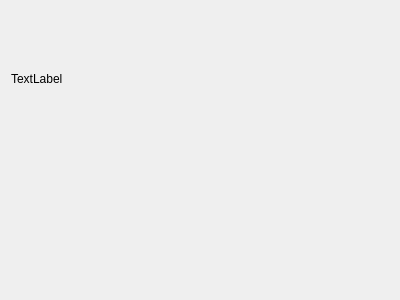
<?xml version="1.0" encoding="UTF-8"?>
<ui version="4.0">
 <class>Form</class>
 <widget class="QWidget" name="Form">
  <property name="geometry">
   <rect>
    <x>0</x>
    <y>0</y>
    <width>400</width>
    <height>300</height>
   </rect>
  </property>
  <property name="windowTitle">
   <string>Form</string>
  </property>
  <layout class="QVBoxLayout" name="verticalLayout">
   <item>
    <widget class="QLabel" name="imageScan">
     <property name="text">
      <string>TextLabel</string>
     </property>
    </widget>
   </item>
   <item>
    <widget class="DiagnosticScanner" name="diag" native="true"/>
   </item>
  </layout>
 </widget>
 <customwidgets>
  <customwidget>
   <class>DiagnosticScanner</class>
   <extends>QWidget</extends>
   <header>imagereader.h</header>
   <container>1</container>
  </customwidget>
 </customwidgets>
 <resources/>
 <connections/>
</ui>
